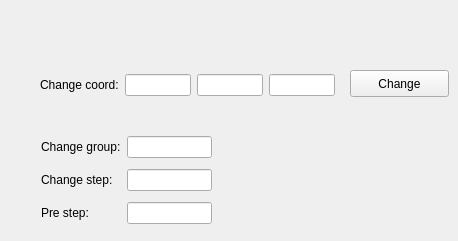
   <widget class="QWidget" name="tab">
    <attribute name="title">
     <string>Page</string>
    </attribute>
    <widget class="QPushButton" name="pushButton_7">
     <property name="geometry">
      <rect>
       <x>350</x>
       <y>70</y>
       <width>99</width>
       <height>27</height>
      </rect>
     </property>
     <property name="text">
      <string>Change</string>
     </property>
    </widget>
    <widget class="QWidget" name="layoutWidget">
     <property name="geometry">
      <rect>
       <x>40</x>
       <y>70</y>
       <width>295</width>
       <height>31</height>
      </rect>
     </property>
     <layout class="QGridLayout" name="gridLayout_19">
      <item row="0" column="0">
       <widget class="QLabel" name="label_5">
        <property name="text">
         <string>Change coord:</string>
        </property>
       </widget>
      </item>
      <item row="0" column="1">
       <widget class="QLineEdit" name="lineEdit_changex"/>
      </item>
      <item row="0" column="2">
       <widget class="QLineEdit" name="lineEdit_changey"/>
      </item>
      <item row="0" column="3">
       <widget class="QLineEdit" name="lineEdit_changez"/>
      </item>
     </layout>
    </widget>
    <widget class="QWidget" name="layoutWidget">
     <property name="geometry">
      <rect>
       <x>41</x>
       <y>131</y>
       <width>171</width>
       <height>101</height>
      </rect>
     </property>
     <layout class="QGridLayout" name="gridLayout_20">
      <item row="0" column="0">
       <widget class="QLabel" name="label_18">
        <property name="text">
         <string>Change group:</string>
        </property>
       </widget>
      </item>
      <item row="0" column="1">
       <widget class="QLineEdit" name="lineEdit_change_group"/>
      </item>
      <item row="1" column="0">
       <widget class="QLabel" name="label_19">
        <property name="text">
         <string>Change step:</string>
        </property>
       </widget>
      </item>
      <item row="1" column="1">
       <widget class="QLineEdit" name="lineEdit_change_step_now"/>
      </item>
      <item row="2" column="0">
       <widget class="QLabel" name="label_26">
        <property name="text">
         <string>Pre step:</string>
        </property>
       </widget>
      </item>
      <item row="2" column="1">
       <widget class="QLineEdit" name="lineEdit_change_step_pre"/>
      </item>
     </layout>
    </widget>
   </widget>
